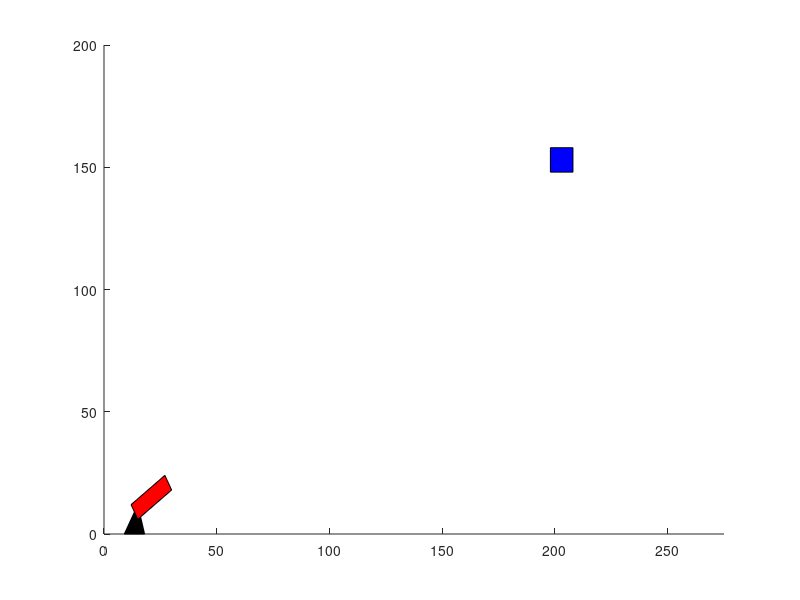

Reproduce this figure in MATLAB. (Note: this script raises an error after producing the figure.)
function cannonball
%% Authors: Michael Murphy and Nischaal Cooray

%% Initialize MATLAB
clear all; close all; clc;

%% Global variables 
didCollide = 0;
keepPlaying = 1;
rotationVector = linspace(360, 0, 250) * pi/180;

while keepPlaying == 1      % Conditional loop to ensure that the user wants to play again
    %% Generate shapes 
    
    square = [[0 5 5 0 0];[0 0 5 5 0]];
    cannon = [[5 10 9 4 5];[2 6 8 4 2]];
    cannonBase = [[3 5 6 2];[0 4 0 0]];
    target = [[100 110 110 100 100];[80 80 90 90 80]];

    %% Prepare the figure window
    figure(1)
    axes('xlim', [0 275], 'ylim', [0 200]);
    hold on;
    
    %% Generate random variables
    
    randX = randi([0, 100]);        %Used to shift the x position of the target
    randY = randi([0, 110]);        %Used to shift the y position of the target
    
    %% Add translations for target and fill
    targetfill = fill(target(1,:) + randX, target(2,:) + randY, 'b');
    
    %% Draw cannon and base on figure
    baseFill = fill(cannonBase(1,:)*3, cannonBase(2,:)*3, 'k');
    cannonFill = fill(cannon(1,:) * 3, cannon(2,:) * 3, 'r');

    %% Get user input and convert to integers
    
    v = inputdlg('Enter desired speed: ', 'Fire!');
    velocity = str2num(v{1});       %Conversion to ensure that the program can understand the input
    a = inputdlg('Enter desired angle: ', 'Fire!');
    angle = str2num(a{1});          %Conversion to ensure that the program can understand the input
    
    %% Generate equations
    t = linspace (0,7, 250);        %Time to run the simulation for 
    vx = velocity * cosd(angle);    %Horizontal component of velocity
    vy = velocity * sind(angle) - (9.8*t);      %Vertical component of velocity

    %% Perform animation
    i = 1;
    while i < length(t)             %Only run for the length of the time vector

        if i~=1
            delete(h1)      %To ensure that the program does not crash upon running
        end

        rotationMatrix = [cos(rotationVector(i)) -sin(rotationVector(i))        %Calculate values to be used for rotation
                          sin(rotationVector(i)) cos(rotationVector(i))];

        x = (velocity*t(i))*cosd(angle);      %Calculate horizontal position
        y = (0 + (velocity * t(i))*sind(angle) - (9.8 * power(t(i), 2))/2);  %Calculate vertical position

        hit = detectCollision(x, y, randX, randY);      %Call the collision detection function

        if (hit == 1)           %If the collision detection function returns true,
            i = length(t);      %assign i to the end of the time vector so that the simulation stops
            didCollide = 1;     %initialize a variable to indicate collision has occured
        end

        rotatedSquare = [[square(1,:)];[square(2,:)]];  %Apply the rotation to the square
        rotatedSquare = rotationMatrix *rotatedSquare;

        h1 = fill(rotatedSquare(1,:) + x, rotatedSquare(2,:) + y, 'r'); %Draw the square on the figure

        pause(0.01);        %Pause to simulate animation
        i = i + 1;
    end

    %% Display image and scale

    if didCollide == 1

        initialImage = imread('congrats2.jpg');     %Read in the image file

        initialImage = flipdim(initialImage, 1);    %Flip the image the right way around

        for i = 1:10                                %Scale the image larger over several frames
            explosion = imresize(initialImage, 0.05*i);
            figure(1);
            axes('xlim', [0 275], 'ylim', [0 200]);
            hold on

            image(100 - (2 * i), 100 - (2 * i), explosion);
            pause(0.01);

        end
        
        cont = inputdlg('Enter 1 to try again or 2 to quit: ', 'Submit');       %Check if the player wants to play again
        keepPlaying = str2num(cont{1});
        
    else

        initialImage = imread('failure.jpg');           %Read in the image file

        initialImage = flipdim(initialImage, 1);        %Flip the image the right way around

        failure = imresize(initialImage, 0.2);          %Scale the image to fit the figure window

        figure(1);
        axes('xlim', [0 275], 'ylim', [0 200]);
        hold on

        image(100, 100, failure);                       %Display the image

        msg = msgbox('Oh no! Looks like you just missed!', 'Just your luck...');    %Message box to indicate that the player missed the target
        pause(2.5);

        cont = inputdlg('Enter 1 to try again or 2 to quit: ', 'Submit');           %Check if the player wants to play again
        keepPlaying = str2num(cont{1});

    end

end
